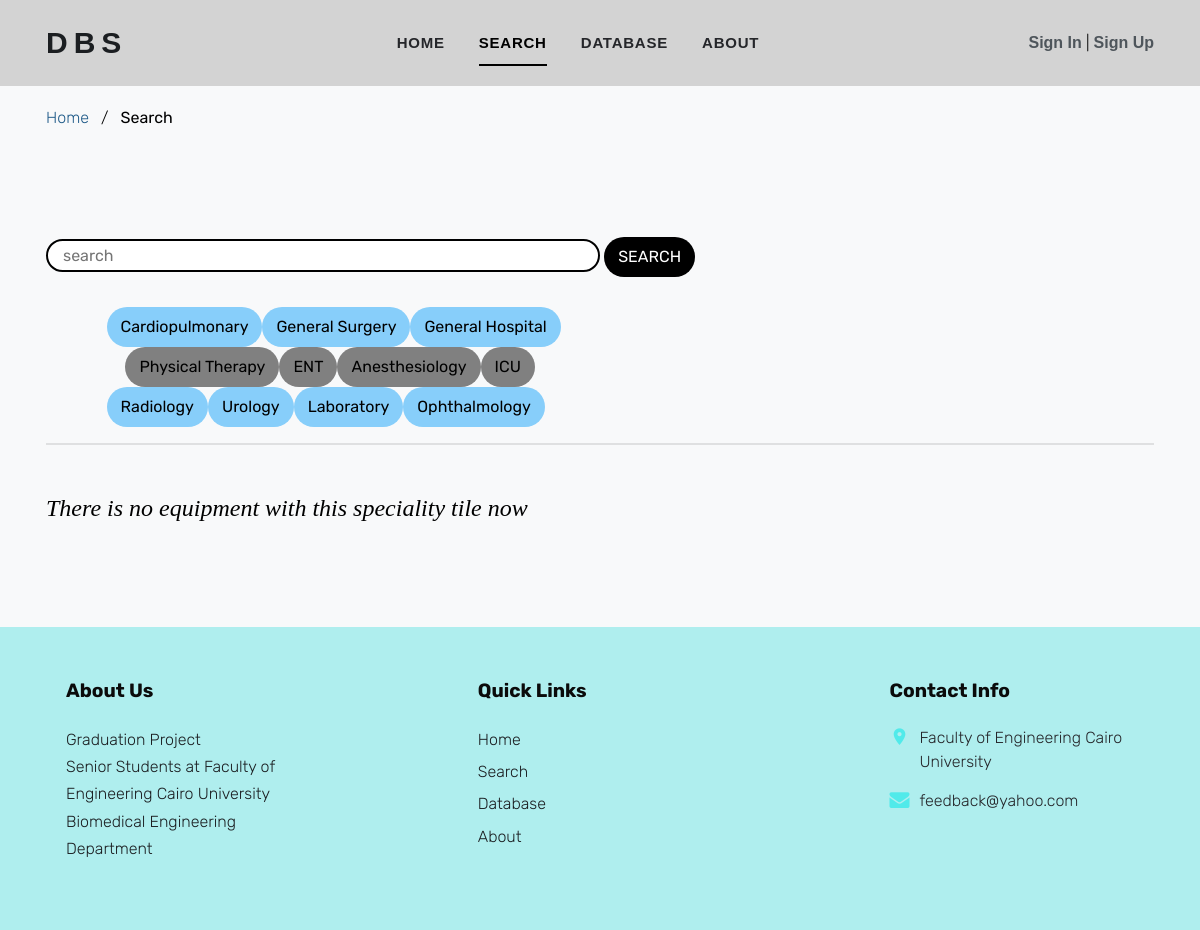
The app's page /techspecs/speciality/, older data.
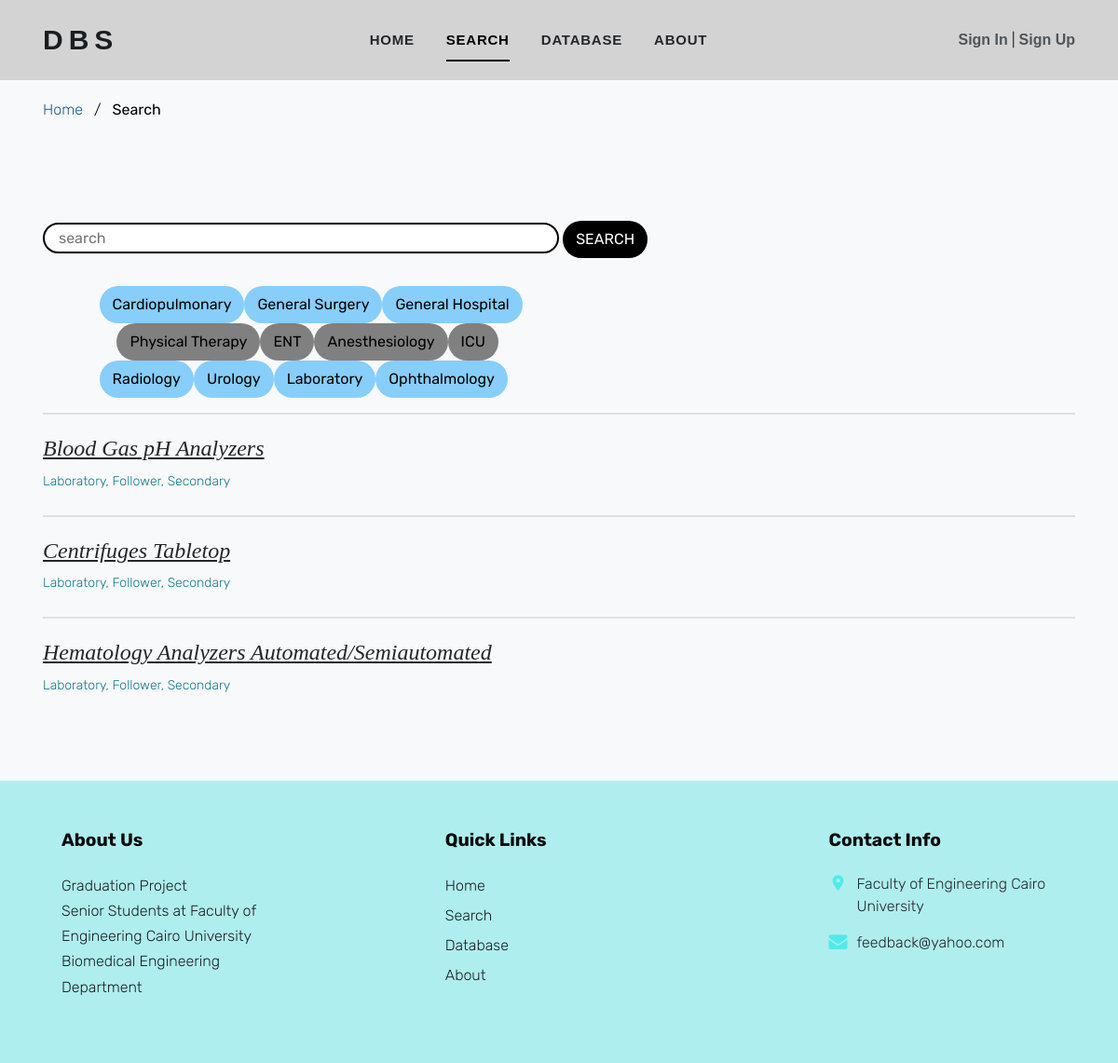
The same page, newer data.
### techspecs/models.py (models this page shows, shortened)
class Technical_Report(models.Model):
    code = models.CharField(max_length=10)
    version = models.PositiveIntegerField()
    equipment_name = models.CharField(max_length=50)
    purpose = models.TextField(default='654')
    speciality = models.CharField(max_length=25)
    picture = models.ImageField(upload_to='media/', height_field=None, width_field=None, max_length=1000)
    general_specs = models.ManyToManyField(General_Specs, blank=True)
    technical_specs = models.ManyToManyField(Technical_Specs, blank=True)
    modification_date = models.CharField(max_length=20)
    addition_date = models.CharField(max_length=20)
    technology_level = models.CharField(max_length=10)
    facility_level = models.CharField(max_length=10)

### techspecs/views.py (the view)
# urls.py: path('speciality/', views.speciality, name='specialty'),
def speciality(request):
    lab = Technical_Report.objects.filter(speciality='Laboratory')
    icu = Technical_Report.objects.filter(speciality='ICU')
    gh = Technical_Report.objects.filter(speciality='General Hospital')
    rd = Technical_Report.objects.filter(speciality='Radiology')
    cp = Technical_Report.objects.filter(speciality='Cardiopulmonary')
    return render(request, 'techspecs/speciality.html', {'lab': lab, 'icu': icu, 'gh': gh, 'rd': rd, 'cp' : cp})

### techspecs/templates/techspecs/speciality.html (shortened to what this page needs)
{% extends 'base.html' %}
{% load static %}
{% block content %}
    <div class="site-navbar py-2" style="background: lightgray">
      <div class="container">
        <div class="d-flex align-items-center justify-content-between">
          <div class="logo">
            <div class="site-logo">
              <a href="{% url 'home' %}" class="js-logo-clone">DBS</a>
            </div>
          </div>
    <div class="main-nav d-none d-lg-block">
            <nav class="site-navigation text-right text-md-center" role="navigation">
              <ul class="site-menu js-clone-nav d-none d-lg-block">
                <li><a href="{% url 'home' %}">Home</a></li>
                <li class="active"><a href="{% url 'search' %}">Search</a></li>
                <li><a href="{% url 'all_equipments' %}">Database</a></li>
                <li><a href="{% url 'about' %}">About</a></li>
              </ul>
            </nav>
      </div>
        {% if user.is_authenticated %}
            <div>
            <span class="text" style="font-size: 19px; text-transform: capitalize"> Welcome, {{ request.user }}  |  </span>
            <span><a href="{% url 'logout' %}">Logout</a></span>
            </div>
        {% else %}
            <span><a href="{% url 'login' %}">Sign In</a> | <a href="{% url 'register' %}">Sign Up</a></span>
        {% endif %}
        </div>
      </div>
</div>
    <div class="bg-light py-3">
      <div class="container">
        <div class="row">
          <div class="col-md-12 mb-0">
            <a href="{% url 'home' %}" style="color: #1d5987">Home</a> <span class="mx-2 mb-0">/</span>
              <strong class="text-black">Search</strong></div>
        </div>
      </div>
    </div>
    <div class="site-section bg-light" >
      <div class="container">
<form  method="GET" >
<input type="text"  class="input  col-sm-6" style="text-transform: lowercase;text-align: left" name="q" value="{{request.GET.q}}" placeholder="Search"/>
<input type="submit" style="border-radius: 25px" class="btn btn-black" name="submit" value="Search"/>
</form>
<br style="height: 2cm">
<div class="row">
<label style="width: 2cm"></label>
<button type="button" class="btn filterbtn1 " >Cardiopulmonary</button>
<button type="button" class="btn filterbtn1 " >General Surgery</button>
<button type="button" class="btn filterbtn1 " >General Hospital</button>
</div>
<div class="row">
<label style="width: 2.5cm"></label>
<button type="button" class="btn filterbtn2" >Physical Therapy</button>
<button type="button" class="btn filterbtn2 " >ENT</button>
<button type="button" class="btn filterbtn2 " >Anesthesiology</button>
<button type="button" class="btn filterbtn2 " >ICU</button>
</div>
<div class="row">
<label style="width: 2cm"></label>
<button type="button" class="btn filterbtn3">Radiology</button>
<button type="button" class="btn filterbtn3 ">Urology</button>
<button type="button" class="btn filterbtn3 " onclick="document.location.href = 'http://127.0.0.1:8000/techspecs/speciality'">Laboratory</button>
<button type="button" class="btn filterbtn3 " >Ophthalmology</button>
</div>
{% if lab %}
{% for result in lab %}
    <hr style="border-width: 2px; color: #23272b"/>
    <a href="/techspecs/search/{{ result.id }}" class="text"><u >{{result.equipment_name}}</u></a><br>
    <label style="color: #117a8b; font-size: 14px">{{result.speciality}}, {{ result.technology_level }}, {{ result.facility_level }}</label>
    <br/>
{% endfor %}
{% else %}
<hr style="border-width: 2px; color: #23272b"/>
<br/>
<p class="text" style="color: black"> There is no equipment with this speciality tile now </p>
{% endif %}
      </div>
    </div>
{% endblock %}

Row changes from the older to the newer data that the page shows:
added Technical_Report: equipment_name "Blood Gas pH Analyzers", speciality "Laboratory", technology_level "Follower", facility_level "Secondary"
added Technical_Report: equipment_name "Centrifuges Tabletop", speciality "Laboratory", technology_level "Follower", facility_level "Secondary"
added Technical_Report: equipment_name "Hematology Analyzers Automated/Semiautomated", speciality "Laboratory", technology_level "Follower", facility_level "Secondary"
Text that changed along with them:
text no longer shown: "There is no equipment with this speciality tile now"
